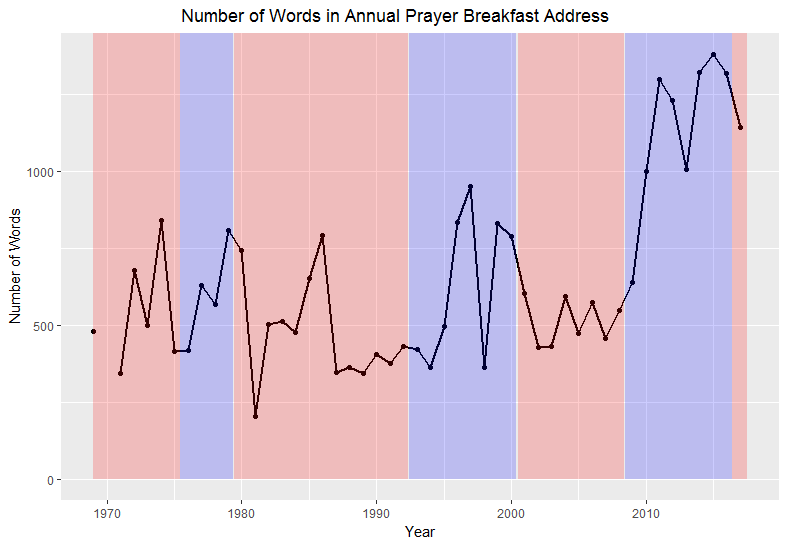

Source code (R):
long <- read.csv("long.csv")

ggplot(long, aes(x=year, y=words)) + geom_line(colour = "black", size = 1) + geom_point(colour = "black") + 
  annotate("rect", xmin = 1969, xmax = 1975, ymin = 0, ymax = Inf,  alpha = .2, fill = "red")  +
  annotate("rect", xmin = 1975, xmax = 1975.4, ymin = 0, ymax = Inf,  alpha = .2, fill = "red")  +
  annotate("rect", xmin = 1975.45, xmax = 1979.4, ymin = 0, ymax = Inf,  alpha = .2, fill = "blue")  +
  annotate("rect", xmin = 1979.45, xmax = 1989, ymin = 0, ymax = Inf,  alpha = .2, fill = "red")  +
  annotate("rect", xmin = 1989, xmax = 1992.4, ymin = 0, ymax = Inf,  alpha = .2, fill = "red")  +
  annotate("rect", xmin = 1992.45, xmax = 2000.4, ymin = 0, ymax = Inf,  alpha = .2, fill = "blue")  + 
  annotate("rect", xmin = 2000.5, xmax = 2008.4, ymin = 0, ymax = Inf,  alpha = .2, fill = "red")  + 
  annotate("rect", xmin = 2008.45, xmax = 2016.4, ymin = 0, ymax = Inf,  alpha = .2, fill = "blue")  + 
  annotate("rect", xmin = 2016.45, xmax = 2017.5, ymin = 0, ymax = Inf,  alpha = .2, fill = "red") + 
  ggtitle("                        Number of Words in Annual Prayer Breakfast Address") + 
  xlab("Year") + ylab("Number of Words")

long %>% group_by(party) %>% summarize(mean = mean(words, na.rm= TRUE))

bar <- long %>% group_by(speaker) %>% summarize(mean = mean(words, na.rm= TRUE), sum = sum(words, na.rm = TRUE))

ggplot(bar, aes(x=speaker, y=mean, fill = party)) + geom_col()
